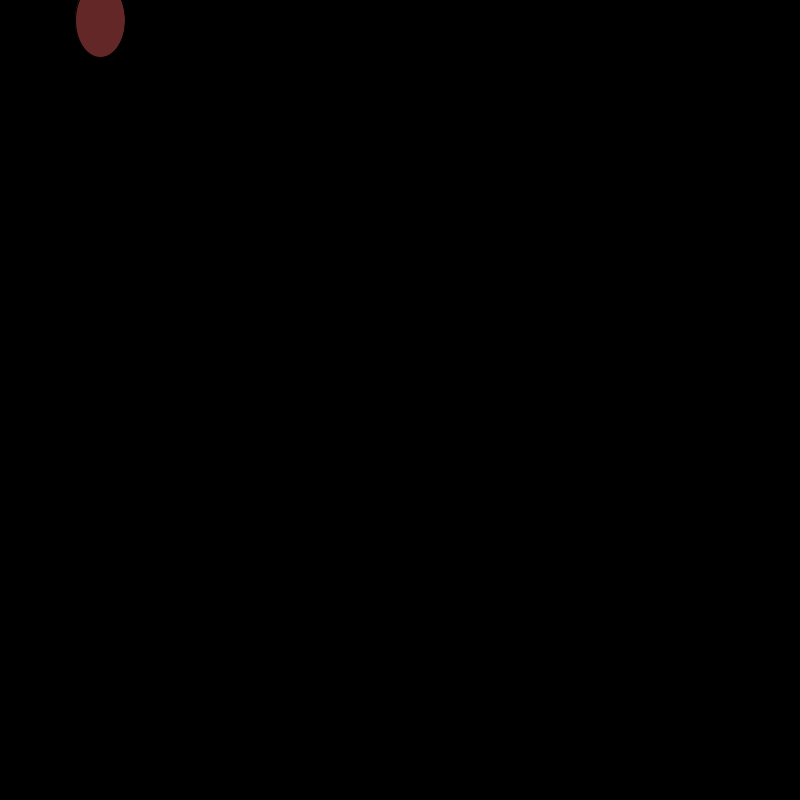
Frame 1 (no input)
Frame 60 (the mouse pressed at the canvas centre just before this capture): identical to frame 1, image omitted
Frame 120 (the mouse held since frame 60 and released just before this capture): identical to frame 1, image omitted

The Processing sketch that drew this single still picture (run headless with seeded random() and noise(); from frame 60 on, the mouse is pressed at the canvas centre):

// Processing sketch: sketch_2jan29
// ── sketch_2jan29.pde
//active mode; code will keep looping. can vary and change every loop
//void ___ == this f'n does not return a value
//     ^^^particular name of f'n
// whatever space between the two {} is the anatomy of f'n
//setup == any code in between {} runs once. things you don't want to change
//draw == code b/w {} will keep looping

void setup(){
  size(800,800);
  background(0);  
}


void draw(){
  background(0); //because this is first, after everything else runs, this will be next and "clears" the stuff from before
  fill(255,100,100,100);
  ellipse(100,20,50,75);
  
}
